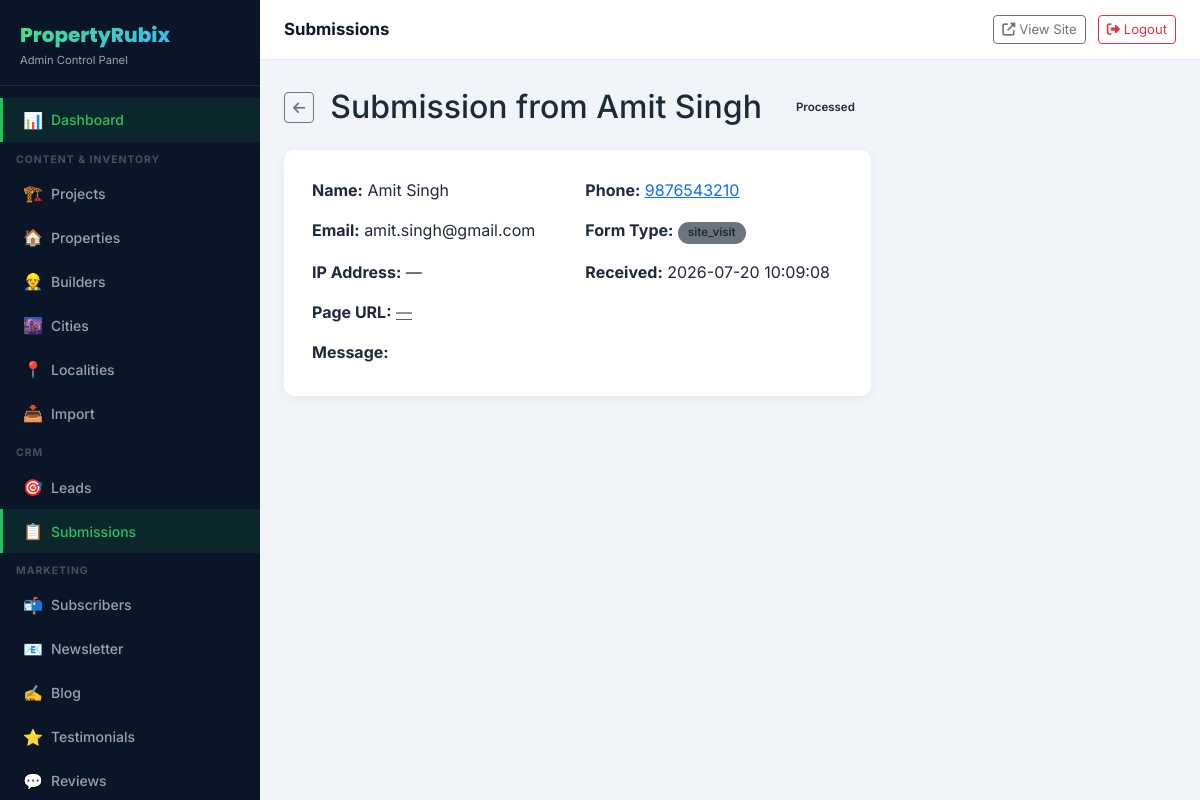
Screenshot of /admin/submissions/index.php?action=view&id=1 (signed in) with the database file from the repository.
### tables this page shows
CREATE TABLE `branding_settings` (
  `id`              INT UNSIGNED NOT NULL AUTO_INCREMENT,
  `site_name`       VARCHAR(255) DEFAULT 'PropertyRubix',
  `logo`            VARCHAR(255) DEFAULT NULL,
  `favicon`         VARCHAR(255) DEFAULT NULL,
  `primary_color`   VARCHAR(20)  DEFAULT '#16a34a',
  `secondary_color` VARCHAR(20)  DEFAULT '#0f172a',
  `tagline`         VARCHAR(255) DEFAULT NULL,
  `updated_at`      DATETIME NOT NULL DEFAULT CURRENT_TIMESTAMP ON UPDATE CURRENT_TIMESTAMP,
  PRIMARY KEY (`id`)
);

CREATE TABLE `submissions` (
  `id`         INT UNSIGNED NOT NULL AUTO_INCREMENT,
  `form_type`  VARCHAR(50) NOT NULL DEFAULT 'contact' COMMENT 'site_visit, contact, enquiry, etc.',
  `name`       VARCHAR(120) DEFAULT NULL,
  `email`      VARCHAR(150) DEFAULT NULL,
  `phone`      VARCHAR(20)  DEFAULT NULL,
  `payload`    JSON DEFAULT NULL,
  `status`     ENUM('new','processed') NOT NULL DEFAULT 'new',
  `ip_address` VARCHAR(45) DEFAULT NULL,
  `created_at` DATETIME NOT NULL DEFAULT CURRENT_TIMESTAMP,
  PRIMARY KEY (`id`),
  KEY `idx_form_type` (`form_type`),
  KEY `idx_status`    (`status`),
  KEY `idx_created`   (`created_at`)
);

### config/db.php (called while the page is built, shortened)
<?php
function db(): PDO {
    static $pdo = null;
    if ($pdo === null) {
        $dsn = 'mysql:host=' . DB_HOST . ';dbname=' . DB_NAME . ';charset=' . DB_CHARSET;
        $options = [
            PDO::ATTR_ERRMODE            => PDO::ERRMODE_EXCEPTION,
            PDO::ATTR_DEFAULT_FETCH_MODE => PDO::FETCH_ASSOC,
            PDO::ATTR_EMULATE_PREPARES   => false,
            PDO::MYSQL_ATTR_INIT_COMMAND => "SET NAMES utf8mb4 COLLATE utf8mb4_unicode_ci",
        ];
        try {
            $pdo = new PDO($dsn, DB_USER, DB_PASS, $options);
        } catch (PDOException $e) {
            die('
            <div style="font-family:sans-serif;padding:30px;background:#fef2f2;border:1px solid #fca5a5;border-radius:8px;max-width:600px;margin:40px auto">
                <h2 style="color:#dc2626">⚠ Database Connection Error</h2>
                <p>Could not connect to MySQL. Please check:</p>
                <ul>
                    <li>XAMPP MySQL service is running</li>
                    <li>Database <strong>' . DB_NAME . '</strong> exists in phpMyAdmin</li>
                    <li>Credentials in <code>config/db.php</code> are correct</li>
                    <li>You have imported <code>database/schema.sql</code> and <code>database/seed.sql</code></li>
                </ul>
                <p style="color:#6b7280;font-size:0.875rem">Error: ' . htmlspecialchars($e->getMessage()) . '</p>
            </div>');
        }
    }
    return $pdo;
}

### app/helpers/settings.php (called while the page is built, shortened)
<?php
function getBranding(): array {
    static $branding = [];
    if (!$branding) {
        try {
            $branding = db()->query("SELECT * FROM branding_settings LIMIT 1")->fetch() ?: [];
        } catch (Throwable) {}
    }
    return $branding ?: [
        'site_name' => 'PropertyRubix',
        'primary_color' => '#16a34a',
        'secondary_color' => '#0f172a',
        'tagline' => 'Find Your Perfect Property',
        'logo' => null,
    ];
}

### admin/includes/auth_check.php (called while the page is built, shortened)
<?php
require_once __DIR__ . '/../../config/db.php';
require_once APP_PATH . 'helpers/settings.php';
$branding    = getBranding();
$siteName    = $branding['site_name'] ?? 'PropertyRubix';

### admin/submissions/index.php (the view, shortened to what this page needs)
<?php
require_once __DIR__ . '/../includes/auth_check.php';
$pdo    = db();
$action = $_GET['action'] ?? 'list';
$id     = (int)($_GET['id'] ?? 0);
if ($action === 'view' && $id) {
    $stmt = $pdo->prepare("SELECT * FROM submissions WHERE id=?");
    $stmt->execute([$id]);
    $row  = $stmt->fetch() ?: [];
}
require __DIR__ . '/../includes/header.php';
?>
<?php if ($action === 'view' && $row): ?>
<div class="d-flex align-items-center gap-3 mb-4">
  <a href="?" class="btn btn-sm btn-outline-secondary"><i class="fas fa-arrow-left"></i></a>
  <h2 class="mb-0">Submission from <?= htmlspecialchars($row['name']) ?></h2>
  <span class="adm-badge badge-<?= htmlspecialchars($row['status']) ?> ms-2"><?= ucfirst($row['status']) ?></span>
</div>
<div class="row g-4">
  <div class="col-lg-8">
    <div class="adm-card">
      <div class="row g-3">
        <div class="col-md-6"><strong>Name:</strong> <?= htmlspecialchars($row['name']) ?></div>
        <div class="col-md-6"><strong>Phone:</strong> <a href="tel:<?= htmlspecialchars($row['phone']) ?>"><?= htmlspecialchars($row['phone']) ?></a></div>
        <div class="col-md-6"><strong>Email:</strong> <?= htmlspecialchars($row['email'] ?? '—') ?></div>
        <div class="col-md-6"><strong>Form Type:</strong> <span class="adm-badge bg-secondary"><?= htmlspecialchars($row['form_type']) ?></span></div>
        <div class="col-md-6"><strong>IP Address:</strong> <?= htmlspecialchars($row['ip_address'] ?? '—') ?></div>
        <div class="col-md-6"><strong>Received:</strong> <?= htmlspecialchars($row['created_at']) ?></div>
        <div class="col-12"><strong>Page URL:</strong> <a href="<?= htmlspecialchars($row['page_url'] ?? '#') ?>" target="_blank" class="text-muted"><?= htmlspecialchars($row['page_url'] ?? '—') ?></a></div>
        <div class="col-12"><strong>Message:</strong><p class="text-muted mb-0 mt-1"><?= nl2br(htmlspecialchars($row['message'] ?? '')) ?></p></div>
      </div>
    </div>
  </div>
</div>
<?php endif; ?>
<?php require __DIR__ . '/../includes/footer.php'; ?>

### admin/includes/sidebar.php (shortened to what this page needs)
<?php
$adminBase = BASE_URL . 'admin/';
$curDir    = basename(dirname($_SERVER['PHP_SELF']));
function adminLink(string $href, string $icon, string $label, string $curDir = '', string $match = ''): string {
    $active = ($match && ($curDir === $match || basename($_SERVER['PHP_SELF']) === $match)) ? 'active' : '';
    return "<a href=\"$href\" class=\"adm-nav-link $active\"><span class=\"nav-icon\">$icon</span> $label</a>";
}
?>
<aside class="adm-sidebar" id="adminSidebar">
  <div class="adm-logo">
    <a href="<?= $adminBase ?>"><?= htmlspecialchars($siteName) ?></a>
    <p>Admin Control Panel</p>
  </div>
  <nav class="adm-nav">
    <?= adminLink($adminBase, '📊', 'Dashboard', $curDir, 'index.php') ?>
    <div class="adm-nav-section">Content & Inventory</div>
    <?= adminLink($adminBase . 'projects/', '🏗️', 'Projects', $curDir, 'projects') ?>
    <?= adminLink($adminBase . 'properties/', '🏠', 'Properties', $curDir, 'properties') ?>
    <?= adminLink($adminBase . 'builders/', '👷', 'Builders', $curDir, 'builders') ?>
    <?= adminLink($adminBase . 'cities/', '🌆', 'Cities', $curDir, 'cities') ?>
    <?= adminLink($adminBase . 'localities/', '📍', 'Localities', $curDir, 'localities') ?>
    <?= adminLink($adminBase . 'import/', '📥', 'Import', $curDir, 'import') ?>
    <div class="adm-nav-section">CRM</div>
    <?= adminLink($adminBase . 'leads/', '🎯', 'Leads', $curDir, 'leads') ?>
    <?= adminLink($adminBase . 'submissions/', '📋', 'Submissions', $curDir, 'submissions') ?>
    <div class="adm-nav-section">Marketing</div>
    <?= adminLink($adminBase . 'subscribers/', '📬', 'Subscribers', $curDir, 'subscribers') ?>
    <?= adminLink($adminBase . 'newsletter/', '📧', 'Newsletter', $curDir, 'newsletter') ?>
    <?= adminLink($adminBase . 'blog/', '✍️', 'Blog', $curDir, 'blog') ?>
    <?= adminLink($adminBase . 'testimonials/', '⭐', 'Testimonials', $curDir, 'testimonials') ?>
    <?= adminLink($adminBase . 'reviews/', '💬', 'Reviews', $curDir, 'reviews') ?>
  </nav>
</aside>

### assets/css/admin.css (style rules this page uses)
:root { --adm-sidebar-bg: #0a1628; --adm-sidebar-w: 260px; --adm-header-h: 60px; --adm-primary: #a9804b; --adm-primary-hover: #8f6b3d; --adm-primary-light: #f2e2ba; --adm-accent: #22c55e; --adm-text: #e2e8f0; --adm-text-muted: #94a3b8; --adm-border: #1e293b; --adm-card: #ffffff; --adm-bg: #f1f5f9; --adm-radius: 10px; }
* { box-sizing: border-box; }
body.admin-body { margin: 0; font-family: 'Inter', sans-serif; background: var(--adm-bg); color: #1e293b; overflow-x: hidden; }
.adm-sidebar { position: fixed; top: 0; left: 0; width: var(--adm-sidebar-w); height: 100vh; background: var(--adm-sidebar-bg); z-index: 1000; display: flex; flex-direction: column; overflow-y: auto; transition: transform 0.3s ease; }
.adm-logo { padding: 20px 20px 16px; border-bottom: 1px solid var(--adm-border); flex-shrink: 0; }
.adm-logo a { text-decoration: none; font-size: 1.25rem; font-weight: 800; font-family: 'Poppins', sans-serif; background: linear-gradient(135deg, #4ade80, #38bdf8); -webkit-background-clip: text; -webkit-text-fill-color: transparent; background-clip: text; }
.adm-logo p { font-size: 0.7rem; color: var(--adm-text-muted); margin: 2px 0 0; }
.adm-nav { padding: 12px 0; flex: 1; }
.adm-nav-section { padding: 10px 16px 4px; font-size: 0.65rem; font-weight: 700; text-transform: uppercase; letter-spacing: 1px; color: rgba(255,255,255,0.25); }
.adm-nav-link { display: flex; align-items: center; gap: 10px; padding: 10px 20px; color: var(--adm-text-muted); text-decoration: none; font-size: 0.875rem; font-weight: 500; border-left: 3px solid transparent; transition: all 0.2s ease; white-space: nowrap; }
.adm-nav-link .nav-icon { font-size: 1rem; width: 18px; text-align: center; }
.adm-nav-link.active { color: var(--adm-accent); background: rgba(22,163,74,0.12); border-left-color: var(--adm-accent); }
.adm-badge { display: inline-block; padding: 2px 10px; border-radius: 50px; font-size: 0.72rem; font-weight: 600; }
.adm-card { background: white; border-radius: var(--adm-radius); box-shadow: 0 2px 12px rgba(0,0,0,0.06); padding: 28px; margin-bottom: 24px; }

### rows the page displays
branding_settings: site_name "PropertyRubix"
submissions: name "Amit Singh", status "Processed", phone "9876543210", email "amit.singh@gmail.com", form_type "site_visit", ip_address "—", created_at "2026-07-20 10:09:08"

### other values shown
$icon "📊 🏗️ 🏠 👷 🌆 📍 📥 🎯 📋 📬 📧 ✍️ ⭐ 💬"
$label "Dashboard Projects Properties Builders Cities Localities Import Leads Submissions Subscribers Newsletter Blog Testimonials Reviews"
$pageTitle "Submissions"
$row['page_url'] "—"
